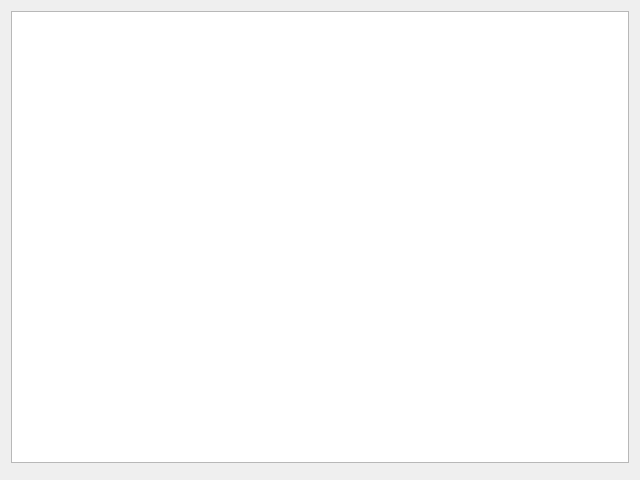
<?xml version="1.0" encoding="UTF-8"?>
<ui version="4.0">
 <class>ConfigFileWidget</class>
 <widget class="QWidget" name="ConfigFileWidget">
  <property name="geometry">
   <rect>
    <x>0</x>
    <y>0</y>
    <width>640</width>
    <height>480</height>
   </rect>
  </property>
  <property name="windowTitle">
   <string>Config file</string>
  </property>
  <layout class="QVBoxLayout" name="verticalLayout_2">
   <item>
    <layout class="QVBoxLayout" name="verticalLayout">
     <item>
      <widget class="QPlainTextEdit" name="plainTextEdit"/>
     </item>
     <item>
      <widget class="QDialogButtonBox" name="buttonBox">
       <property name="standardButtons">
        <set>QDialogButtonBox::NoButton</set>
       </property>
      </widget>
     </item>
    </layout>
   </item>
  </layout>
 </widget>
 <resources/>
 <connections/>
</ui>
